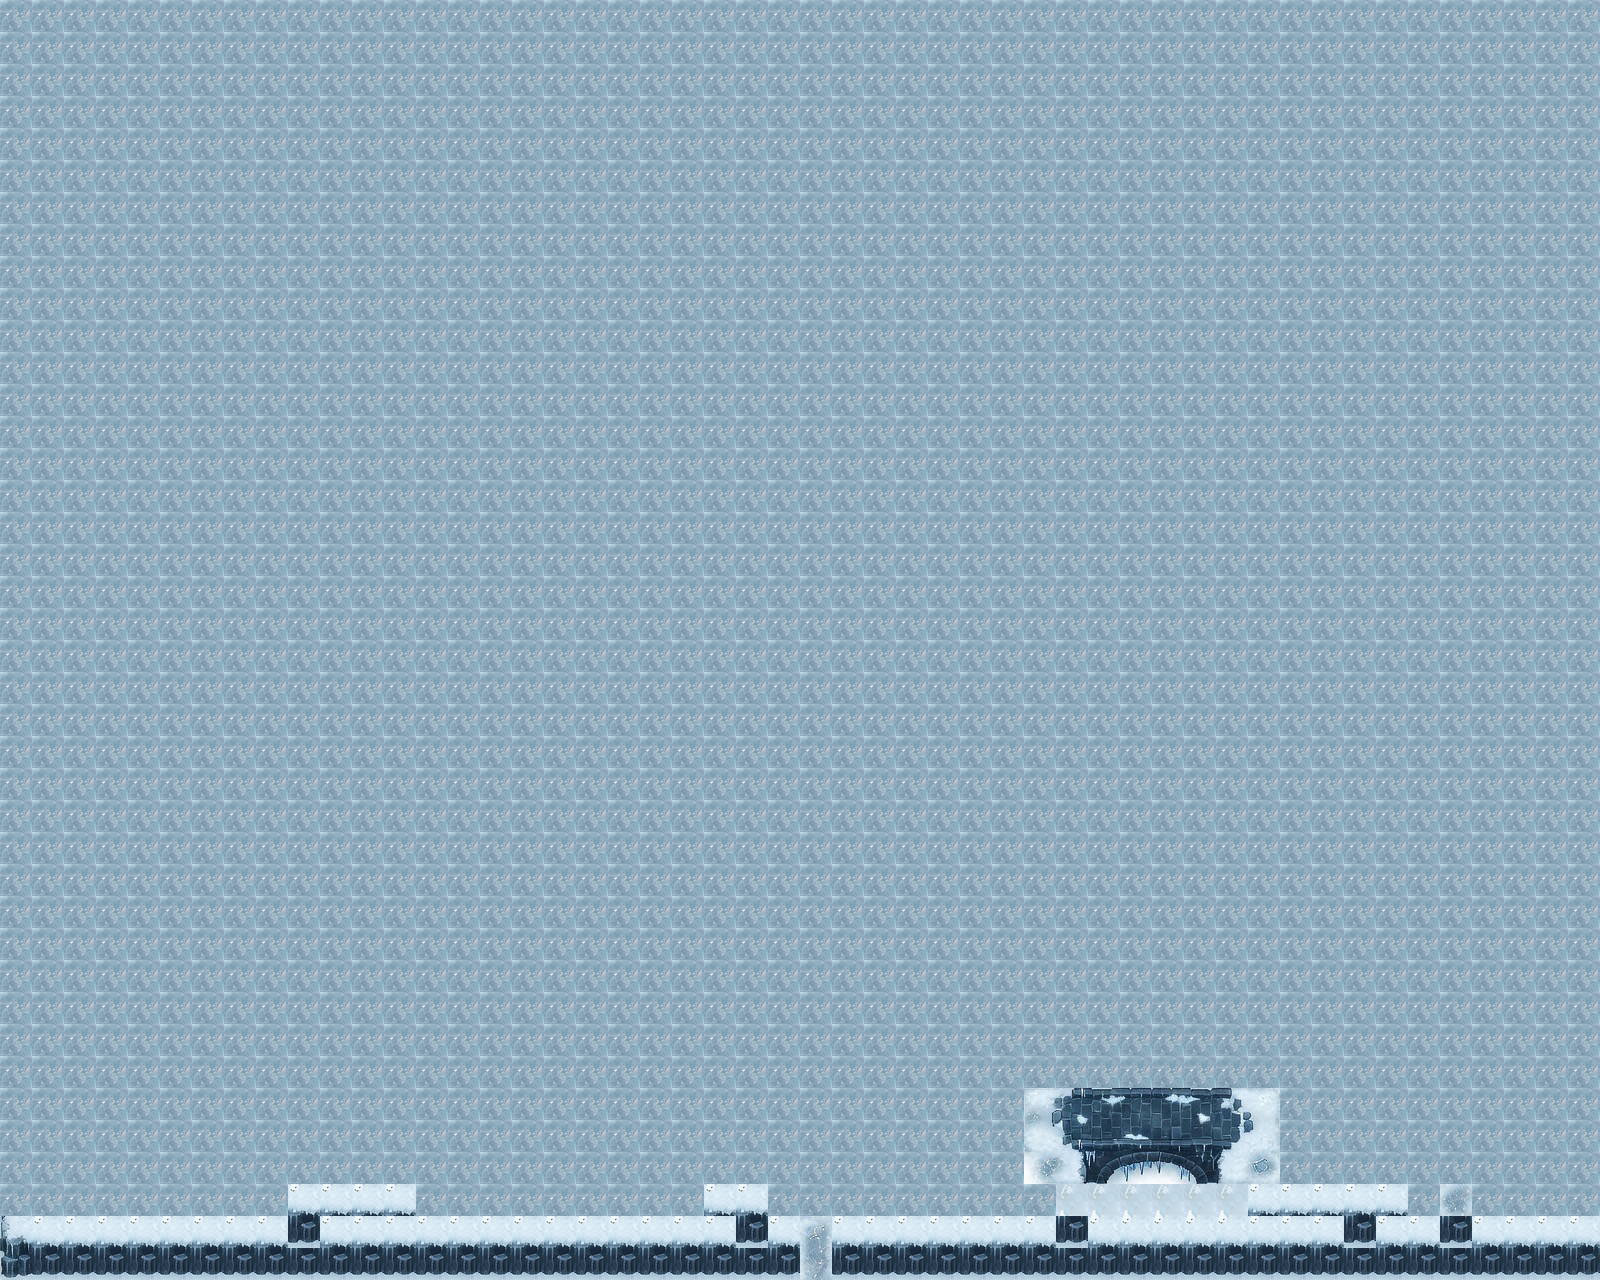

Rendered tile map (Tiled .tmx) drawn with the repository's tilesets; below, a short description and the map source with its tile grids summarised:
An orthogonal 50x40 tile map with 32x32 px tiles, 1 tile layer (Ground).

<map version="1.10" tiledversion="1.12.1" orientation="orthogonal" renderorder="right-down" width="50" height="40" tilewidth="32" tileheight="32" infinite="0" nextlayerid="2" nextobjectid="1">
 <tileset firstgid="1" source="tilesets/tileset-frost.tsx" />
 <layer id="1" name="Ground" width="50" height="40">
  <data>[2000 cells, 2000 non-empty, 33 distinct tile ids]</data>
 </layer>
</map>
